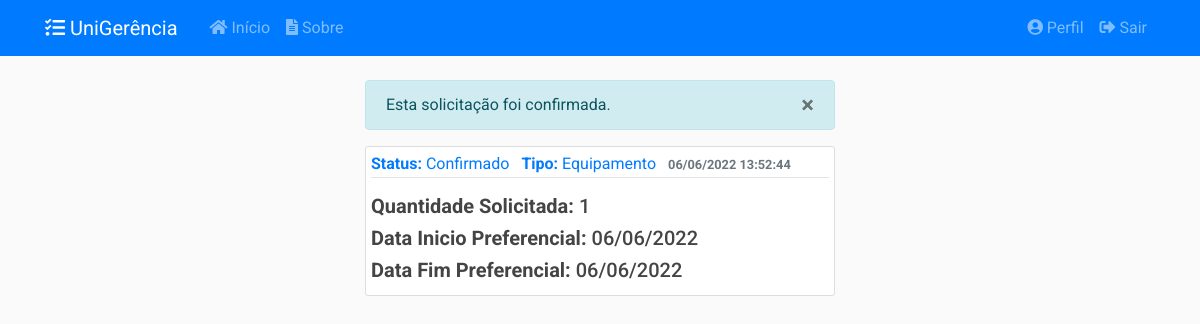
/solicitacoes/26 (signed in), run on an earlier commit of the app's database.
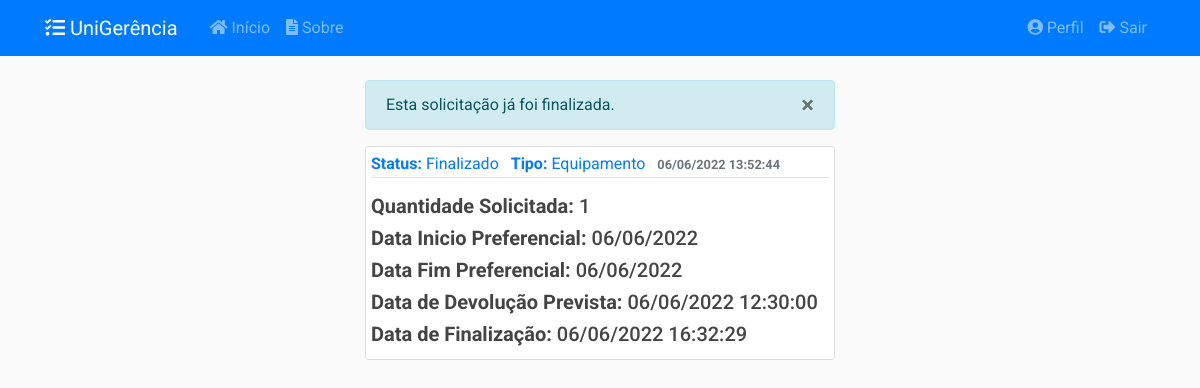
And on a later commit of the database.
### app/models/solicitacoes.py (models this page shows, shortened)
class Solicitacao(db.Model):
    __tablename__ = 'solicitacoes'
    __table_args__ = {'extend_existing': True}
    id = db.Column(db.Integer, primary_key=True)
    status = db.Column(db.Enum(Status), default=Status.ABERTO.name)
    data_abertura = db.Column(db.DateTime, nullable=False,
                              default=datetime.now().astimezone(fuso_horario))
    data_inicio_pref = db.Column(db.Date, nullable=False)
    data_fim_pref = db.Column(db.Date, nullable=False)
    data_retirada = db.Column(db.DateTime, nullable=True)
    data_devolucao = db.Column(db.DateTime, nullable=True)
    data_cancelamento = db.Column(db.DateTime, nullable=True)
    data_finalizacao = db.Column(db.DateTime, nullable=True)
    quantidade = db.Column(db.Integer, nullable=False, default=0)
    descricao = db.Column(db.String(20), nullable=False)
    tipo = db.Column(db.String(20), nullable=False)
    ativo = db.Column(db.Boolean, nullable=False, default=True)
    usuario_id = db.Column(db.Integer, db.ForeignKey('usuarios.id'),
                           nullable=False)
    turno_id = db.Column(db.Integer, db.ForeignKey('turnos.id'),
                           nullable=False)
    turno = db.relationship('Turno', back_populates='solicitacoes')
    def recupera_id(sol_id):
        return Solicitacao.query.filter_by(id=sol_id).filter_by(ativo=True).first_or_404()
    def tempo_restante(self):
        if(self.data_devolucao and self.status.name == 'EMUSO'):
            agora = datetime.now().astimezone(fuso_horario)
            tempo_restante = int(datetime.timestamp(self.data_devolucao) -
                                  datetime.timestamp(agora))
            if tempo_restante <= 0:
                return None
            minutos, segundos = divmod(tempo_restante, 60)
            horas, minutos = divmod(minutos, 60)
            return "%02d:%02d:%02d" % (horas, minutos, segundos)
        else:
            return None
    def verifica_autor(self, usuario):
        if self.autor == usuario or usuario.tipo.name == 'ADMIN':
            return True
        else:
            return False
    __mapper_args__ = {
        'polymorphic_identity': 'SOLICITACAO',
        'polymorphic_on': tipo
    }
    def __repr__(self):
        return f"Solicitação #{self.id} - {self.tipo} - {self.status.value}"

### app/controllers/solicitacoes.py (the view)
@solicitacoes.route("/<int:solicitacao_id>")
@login_required
def solicitacao(solicitacao_id):
    solicitacao = Solicitacao.recupera_id(solicitacao_id)
    if not solicitacao.verifica_autor(current_user):
        abort(403)
    tempo_restante= solicitacao.tempo_restante()
    return render_template('solicitacoes/solicitacao.html',
                           title=solicitacao, solicitacao=solicitacao,
                           tempo_restante=tempo_restante)

### app/models/usuarios.py (called while the page is built)
@login_manager.user_loader
def load_user(user_id):
    return Usuario.query.get(int(user_id))

### app/templates/solicitacoes/solicitacao.html (shortened to what this page needs)
{% extends "layout.html" %}
{% block conteudo %}
{% if solicitacao.status.name != 'PENDENTE' %}
<div class="alert alert-info" role="alert" id="alert-message">
    <button type="button" class="close" data-dismiss="alert">
    <span>&times;</span>
    </button>
    {% if solicitacao.status.name == 'ABERTO' %}
    Esta solicitação ainda não foi confirmada.
    {% elif solicitacao.status.name == 'SOLICITADO' %}
    Esta solicitação está na lista de espera.
    {% elif solicitacao.status.name == 'CONFIRMADO' %}
    Esta solicitação foi confirmada.
    {% elif solicitacao.status.name == 'EMUSO' %}
    Esta solicitação está em uso.
    {% elif solicitacao.status.name == 'CANCELADO' %}
    Esta solicitação foi cancelada.
    {% elif solicitacao.status.name == 'FECHADO' %}
    Esta solicitação já foi finalizada.
    {% endif %}
</div>
{% endif %}
<article class="media content-section">
    <div class="media-body">
        <div class="article-metadata mb-3">
            <a class="mr-2"><strong>Status:</strong> {{ solicitacao.status.value }}</a>
            {% if solicitacao.tipo == 'EQUIPAMENTO' %}
            <a class="mr-2"><strong>Tipo:</strong> Equipamento</a>
            {% elif solicitacao.tipo == 'SALA' %}
            <a class="mr-2"><strong>Tipo:</strong> Sala</a>
            {% endif %}
            <small class="text-muted"><strong>{{ solicitacao.data_abertura.strftime('%d/%m/%Y %H:%M:%S') }}</strong></small>
        </div>
        {% if solicitacao.quantidade %}
            <h5 class="article-content"><strong>Quantidade Solicitada:</strong> {{ solicitacao.quantidade }}</h5>
        {% endif %}
        {% if solicitacao.data_inicio_pref %}
            <h5 class="article-content"><strong>Data Inicio Preferencial:</strong> {{ solicitacao.data_inicio_pref.strftime('%d/%m/%Y') }}</h5>
        {% endif %}
        {% if solicitacao.data_fim_pref %}
            <h5 class="article-content"><strong>Data Fim Preferencial:</strong> {{ solicitacao.data_fim_pref.strftime('%d/%m/%Y') }}</h5>
        {% endif %}
        {% if solicitacao.data_devolucao %}
            <h5 class="article-content"><strong>Data de Devolução Prevista:</strong> {{ solicitacao.data_devolucao.strftime('%d/%m/%Y %H:%M:%S') }}</h5>
        {% endif %}
        {% if solicitacao.data_finalizacao %}
            <h5 class="article-content"><strong>Data de Finalização:</strong> {{ solicitacao.data_finalizacao.strftime('%d/%m/%Y %H:%M:%S') }}</h5>
        {% endif %}
    </div>
</article>
{% endblock conteudo %}

What changed in the data, as far as the page shows it:
changed Solicitacao: status.value "Confirmado" → "Finalizado"; data_devolucao (not shown) → "06/06/2022 12:30:00"; data_finalizacao (not shown) → "06/06/2022 16:32:29"
Also different on the page:
text no longer shown: "Esta solicitação foi confirmada."
text now shown: "Esta solicitação já foi finalizada. Data de Devolução Prevista: Data de Finalização:"
